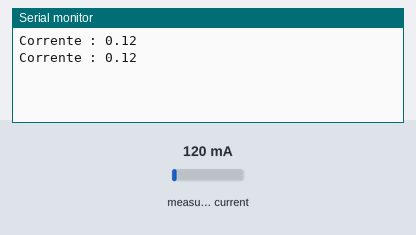
Recording of a sketch running on a simulated Arduino Uno, built with avr-gcc and run on an emulated ATmega328P. Shown: the last lines printed to the serial monitor. The test bench sets the inputs (shaded band); at power-on: measured current 120 mA.

Above: at 2.1 s.
2.2 s: measured current set to 40 mA
At 3.1 s:
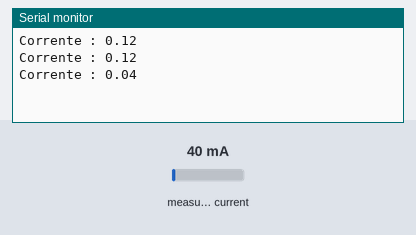
3.8 s: measured current set to 500 mA
At 3.8 s:
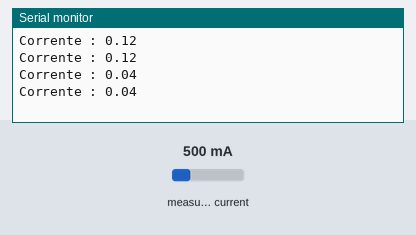
Timing chart, 0 to 6.8 s (numbered marks = the images above; inputs shaded):
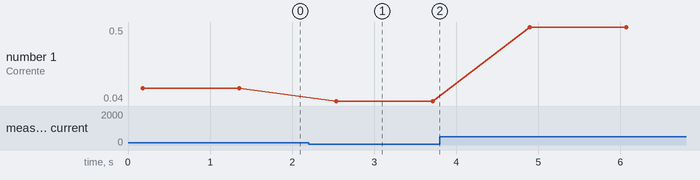

The sketch:

extrusora_sensor_de_corrente.ino
```cpp
//Programa : Medidor de energia elétrica com Arduino e SCT-013
//https://www.filipeflop.com/blog/medidor-de-energia-eletrica-com-arduino/

//Carrega as bibliotecas
#include "EmonLib.h"

EnergyMonitor emon1;

//Tensao da rede eletrica
int rede = 220.0;

//Pino do sensor SCT
int pino_sct = 1;


void setup()
{

  Serial.begin(9600);
  //Pino, calibracao - Cur Const= Ratio/BurdenR. 1800/62 = 29.
  emon1.current(pino_sct, 29);
}

void loop()
{

   //Calcula a corrente
  double Irms = emon1.calcIrms(1480);
  //Mostra o valor da corrente
  Serial.print("Corrente : ");
  Serial.print(Irms) ; // Irms
  Serial.print("\n");

  //saida PWM 0 a 5V pino 9

  delay(1000);
}
```

Measured:
- after the input at 2.2 s, the serial monitor: prints a new line after 0.34 s (image 1)
- plotted number 1: 0.12 → 0.04 after the input at 2.2 s, 0.04 → 0.5 after the input at 3.8 s
